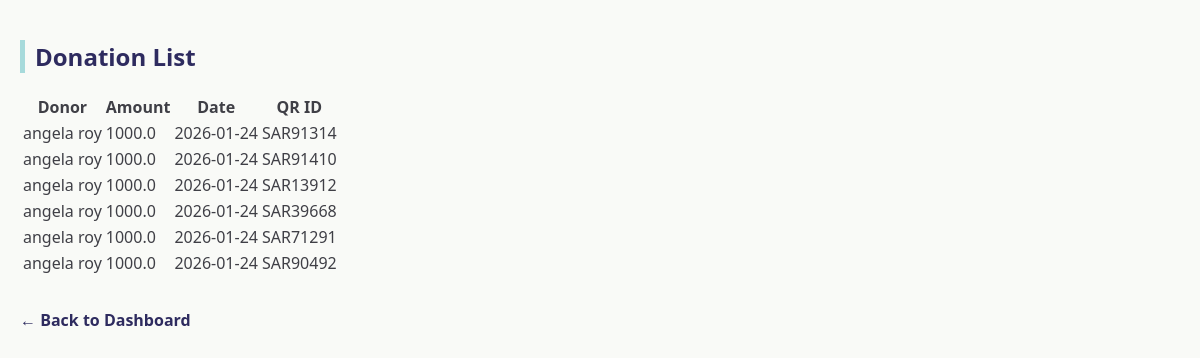
Page /admin/donations (signed in) on the committed database.
### tables this page shows
CREATE TABLE donation_summary (
    id INTEGER PRIMARY KEY AUTOINCREMENT,
    user_email TEXT,
    donor_name TEXT,
    email TEXT,
    phone TEXT,
    country TEXT,
    amount REAL,
    purpose TEXT,
    payment_method TEXT,
    date TEXT,
    qr_id TEXT UNIQUE
);

### app.py (the view)
@app.route('/admin/donations')
def admin_donations():
    if 'admin' not in session:
        return redirect('/login')
    db = get_db()
    cur = db.cursor()
    cur.execute("SELECT * FROM donation_summary ORDER BY date DESC")
    donations = cur.fetchall()
    db.close()
    return render_template('admin_donations.html', donations=donations)

### app.py (called while the page is built)
def get_db():
    conn = sqlite3.connect(DB)
    conn.row_factory = sqlite3.Row
    return conn

### templates/admin_donations.html (shortened to what this page needs)
<!DOCTYPE html>
<html lang="en">
<head>
    <link rel="stylesheet" href="{{ url_for('static', filename='style.css') }}">
</head>
<body>
<h2>Donation List</h2>
<table>
    <tr>
        <th>Donor</th>
        <th>Amount</th>
        <th>Date</th>
        <th>QR ID</th>
    </tr>
    {% for d in donations %}
    <tr>
        <td>{{ d['donor_name'] }}</td>
        <td>{{ d['amount'] }}</td>
        <td>{{ d['date'] }}</td>
        <td>{{ d['qr_id'] }}</td>
    </tr>
    {% endfor %}
</table>
<br>
<a href="/admin">← Back to Dashboard</a>
</body>
</html>

### static/style.css (style rules this page uses)
body { font-family: "Segoe UI", Arial, sans-serif; background: #F9FAF7; padding: 20px; margin: 0; color: #3F3F46; }
h2 { color: #2E2B5F; border-left: 5px solid #A7DADB; padding-left: 10px; }
a { display: inline-block; margin-top: 10px; color: #2E2B5F; text-decoration: none; font-weight: 600; }

### rows in the picture
donation_summary: donor_name "angela roy", amount "1000.0", date "2026-01-24", qr_id "SAR91314"
donation_summary: donor_name "angela roy", amount "1000.0", date "2026-01-24", qr_id "SAR91410"
donation_summary: donor_name "angela roy", amount "1000.0", date "2026-01-24", qr_id "SAR13912"
donation_summary: donor_name "angela roy", amount "1000.0", date "2026-01-24", qr_id "SAR39668"
donation_summary: donor_name "angela roy", amount "1000.0", date "2026-01-24", qr_id "SAR71291"
donation_summary: donor_name "angela roy", amount "1000.0", date "2026-01-24", qr_id "SAR90492"
